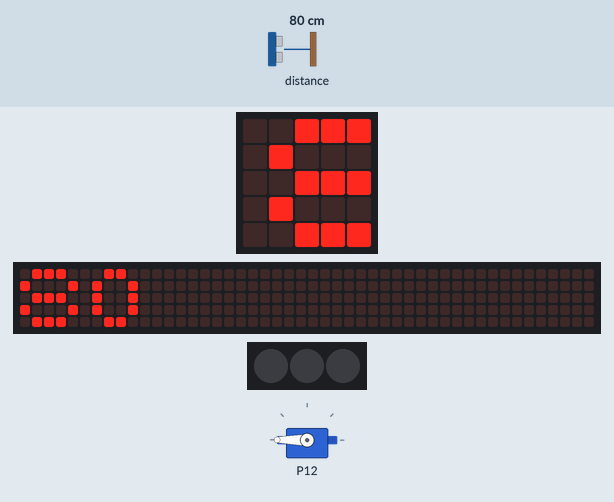
Bench run of a program on a simulated BBC micro:bit (MakeCode). On the bench: servo, the board's 5×5 LED display, a strip that is not on the board, showing the scrolling text unrolled, 3 RGB LEDs in strip order, left to right. Inputs (shaded band) come from the test bench; at power-on: distance to the obstacle 80 cm. Dim RGB values are drawn brighter than linear; the 48×5 strip is a reading aid, not a part: it shows the text the display is scrolling, unrolled, one strip-width of it at a time.

Above: at 2.18 s.
2.2 s: distance to the obstacle set to 2 cm
At 7.2 s:
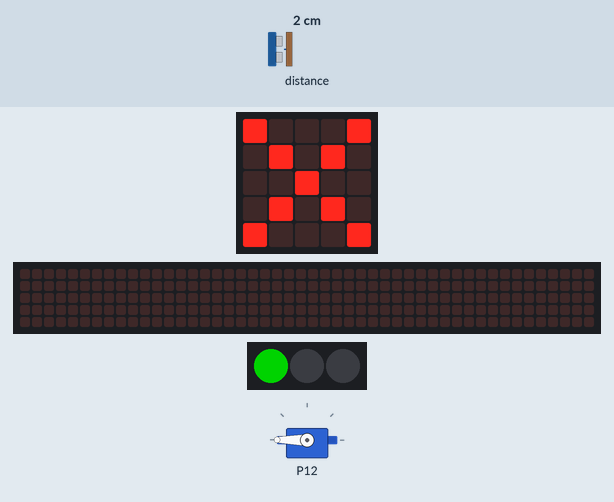
8.0 s: distance to the obstacle set to 6 cm
At 13.1 s:
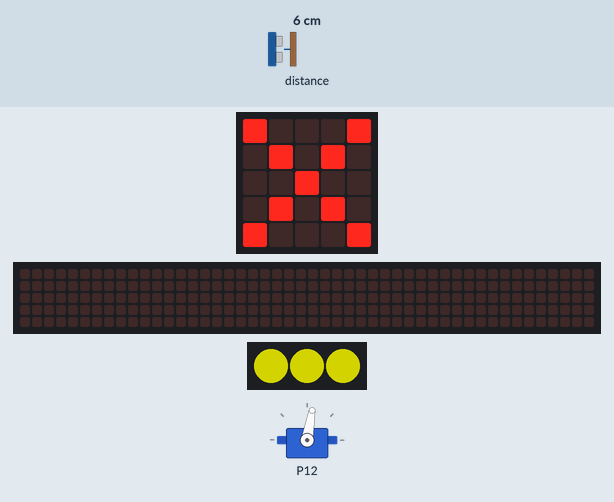
13.3 s: distance to the obstacle set to 35 cm
At 18.54 s:
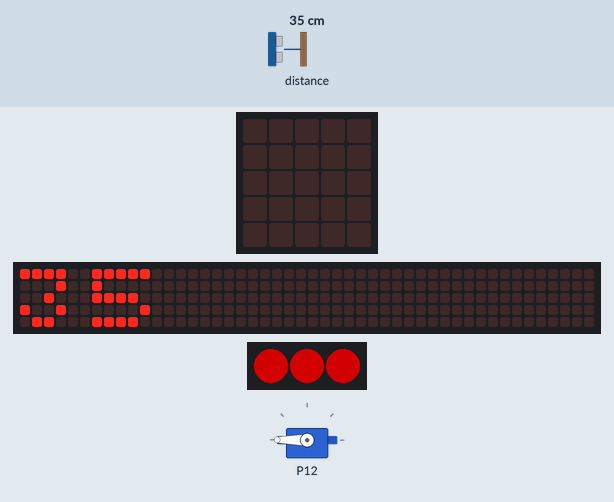
19.9 s: distance to the obstacle set to 4 cm
At 24.3 s:
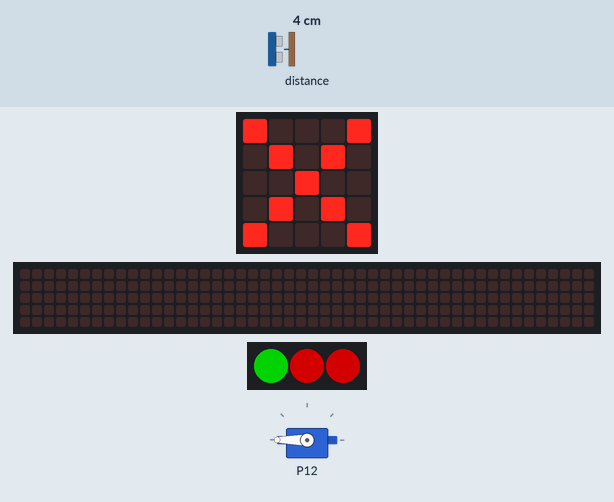
26.0 s: distance to the obstacle set to 18 cm
At 28.21 s:
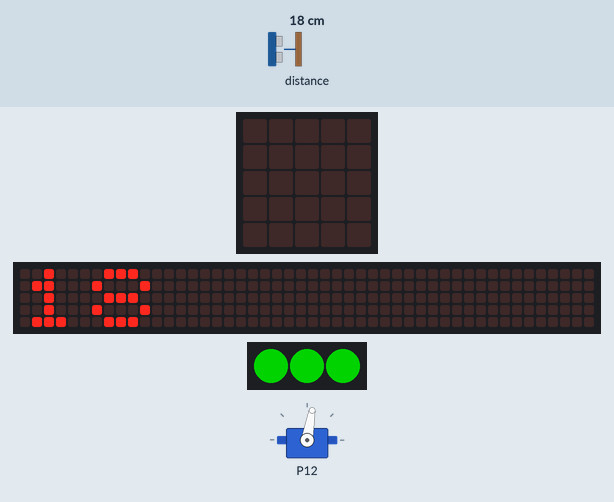
Timing chart, 0 to 31.9 s (numbered marks = the images above; inputs shaded):
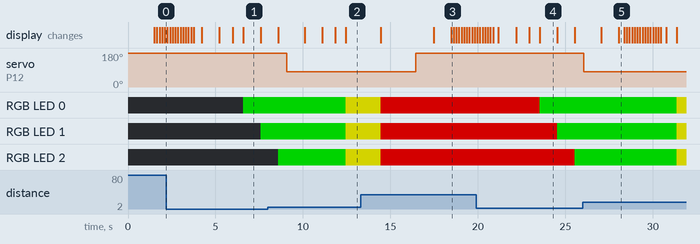

Measured:
- the behaviour switches between 4 and 5 cm on distance to the obstacle (found by bisection; images 1 and 2)
- after the input at 13.3 s, the display: first differs from a run without the input after 5.2 s (image 3)
- after the input at 26.0 s, the display: first differs from a run without the input after 2.1 s (image 5)
- what the display in image 1 shows lasts 1.0 s, from 6.6 s to 7.6 s

The program:

main.ts
```typescript
function schranken (flag: boolean) {
    if (flag != schranken_offen) {
        basic.showIcon(IconNames.No)
        if (flag) {
            strip.setPixelColor(0, neopixel.colors(NeoPixelColors.Green))
            strip.show()
            basic.pause(1000)
            strip.setPixelColor(1, neopixel.colors(NeoPixelColors.Green))
            strip.show()
            basic.pause(1000)
            strip.setPixelColor(2, neopixel.colors(NeoPixelColors.Green))
            strip.show()
            basic.pause(500)
            pins.servoWritePin(AnalogPin.P12, offen)
        } else {
            strip.showColor(neopixel.colors(NeoPixelColors.Yellow))
            strip.show()
            basic.pause(2000)
            strip.showColor(neopixel.colors(NeoPixelColors.Red))
            strip.show()
            basic.pause(2000)
            pins.servoWritePin(AnalogPin.P12, zu)
        }
        schranken_offen = flag
        basic.pause(1000)
    }
}
let distanz = 0
let strip: neopixel.Strip = null
let schranken_offen = false
let offen = 0
let zu = 0
let fehler = 0
zu = 180
offen = 80
schranken_offen = false
pins.servoWritePin(AnalogPin.P12, zu)
strip = neopixel.create(DigitalPin.P0, 3, NeoPixelMode.RGB)
strip.clear()
strip.show()
basic.pause(500)
basic.forever(function () {
    basic.clearScreen()
    basic.pause(1000)
    distanz = sonar.ping(
    DigitalPin.P1,
    DigitalPin.P2,
    PingUnit.Centimeters
    )
    basic.showNumber(distanz)
    if (distanz < 5) {
        schranken(true)
    } else {
        schranken(false)
    }
})
```

test.ts
```typescript
// Hier kann man Tests durchführen; diese Datei wird nicht kompiliert, wenn dieses Paket als Erweiterung verwendet wird.
```
